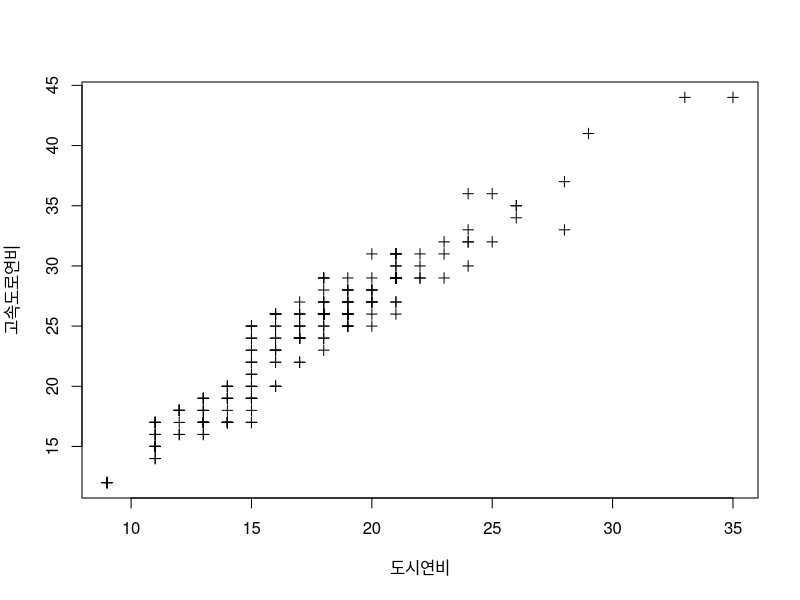

The R script that drew this image: (Note: this script raises an error after producing the figure.)
# 문제1
library(ggplot2)
mpg <- ggplot2::mpg
str(mpg)
도시연비 <- mpg$cty
고속도로연비 <- mpg$hwy
plot(도시연비, 고속도로연비, xlab="도시연비", ylab="고속도로연비",pch=3)

# 문제2
N <- mpg %>% group_by(drv) %>% summarise(n=n())
barplot(N$n, col=rainbow(3), names.arg=N$drv)

# 문제3
par(xpd=T)
boxplot(hwy~manufacturer, data=mpg, las=2,
        main="*제조사별 고속도로 연비*", col.main="deep pink",
        xlab="",ylab="고속도로 연비", col=heat.colors(15),
        ylim=c(5,40))
        